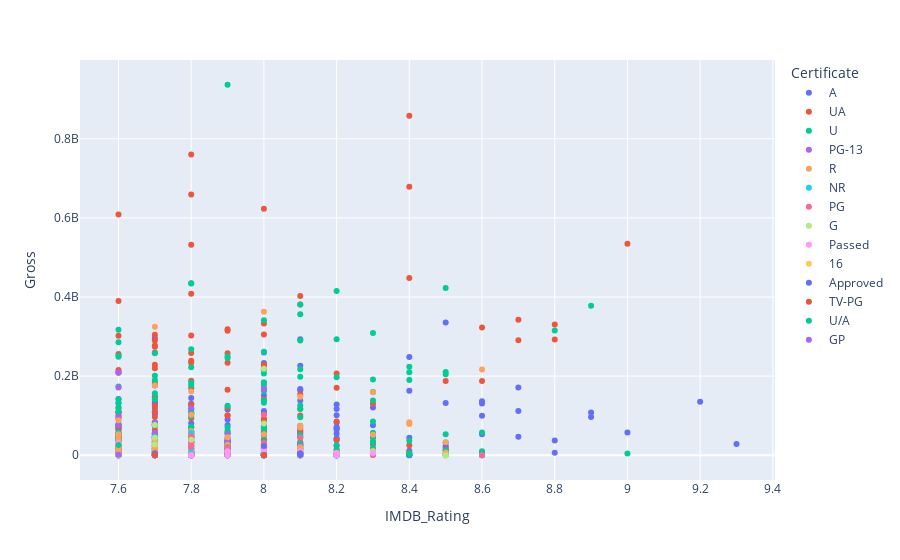

Here is the notebook cell this chart was saved with:
### Code cell
fig = px.scatter(df, x='IMDB_Rating', y='Gross', color='Certificate', hover_data=['Series_Title'])
fig.show()

### Figure 1 — Plotly figure (JSON) as saved in the notebook; plotly's stock layout.template omitted (floating-point values rounded to 4 significant figures; data arrays with more than 128 entries replaced by an {"elided": "..."} marker saying what was removed)
{"data": [{"customdata": {"elided": "187x1 str values"}, "hovertemplate": "Certificate=A<br>IMDB_Rating=%{x}<br>Gross=%{y}<br>Series_Title=%{customdata[0]}<extra></extra>", "legendgroup": "A", "marker": {"color": "#636efa", "symbol": "circle"}, "mode": "markers", "name": "A", "orientation": "v", "showlegend": true, "type": "scatter", "x": {"elided": "187 float values"}, "xaxis": "x", "y": {"elided": "187 float values"}, "yaxis": "y"}, {"customdata": {"elided": "145x1 str values"}, "hovertemplate": "Certificate=UA<br>IMDB_Rating=%{x}<br>Gross=%{y}<br>Series_Title=%{customdata[0]}<extra></extra>", "legendgroup": "UA", "marker": {"color": "#EF553B", "symbol": "circle"}, "mode": "markers", "name": "UA", "orientation": "v", "showlegend": true, "type": "scatter", "x": {"elided": "145 float values"}, "xaxis": "x", "y": {"elided": "145 float values"}, "yaxis": "y"}, {"customdata": {"elided": "202x1 str values"}, "hovertemplate": "Certificate=U<br>IMDB_Rating=%{x}<br>Gross=%{y}<br>Series_Title=%{customdata[0]}<extra></extra>", "legendgroup": "U", "marker": {"color": "#00cc96", "symbol": "circle"}, "mode": "markers", "name": "U", "orientation": "v", "showlegend": true, "type": "scatter", "x": {"elided": "202 float values"}, "xaxis": "x", "y": {"elided": "202 float values"}, "yaxis": "y"}, {"customdata": [["Hamilton"], ["Jodaeiye Nader az Simin"], ["Okuribito"], ["Hotel Rwanda"], ["Persepolis"], ["Le scaphandre et le papillon"], ["Casino Royale"], ["Touch of Evil"], ["Sing Street"], ["Les choristes"], ["Ying xiong"], ["Crimes and Misdemeanors"], ["Hannah and Her Sisters"], ["The Manchurian Candidate"], ["Le passé"], ["Kaze tachinu"], ["The Boy in the Striped Pyjamas"], ["Serenity"], ["Walk the Line"], ["Les triplettes de Belleville"], ["The Count of Monte Cristo"], ["En man som heter Ove"], ["Me and Earl and the Dying Girl"], ["Midnight in Paris"], ["Joyeux Noël"], ["In America"], ["I Am Sam"], ["Le dîner de cons"], ["Fried Green Tomatoes"], ["Rebel Without a Cause"], ["Dark Waters"], ["Gifted"], ["The Peanut Butter Falcon"], ["Mustang"], ["Philomena"], ["True Grit"], ["Moneyball"], ["Sherlock Holmes"], ["The Visitor"], ["La Vie En Rose"], ["Huo Yuan Jia"], ["The Others"]], "hovertemplate": "Certificate=PG-13<br>IMDB_Rating=%{x}<br>Gross=%{y}<br>Series_Title=%{customdata[0]}<extra></extra>", "legendgroup": "PG-13", "marker": {"color": "#ab63fa", "symbol": "circle"}, "mode": "markers", "name": "PG-13", "orientation": "v", "showlegend": true, "type": "scatter", "x": [8.6, 8.3, 8.1, 8.1, 8.0, 8.0, 8.0, 8.0, 7.9, 7.9, 7.9, 7.9, 7.9, 7.9, 7.8, 7.8, 7.8, 7.8, 7.8, 7.8, 7.8, 7.7, 7.7, 7.7, 7.7, 7.7, 7.7, 7.7, 7.7, 7.7, 7.6, 7.6, 7.6, 7.6, 7.6, 7.6, 7.6, 7.6, 7.6, 7.6, 7.6, 7.6], "xaxis": "x", "y": [0.0, 7098000.0, 1498000.0, 23530000.0, 4446000.0, 5990000.0, 167400000.0, 2238000.0, 3237000.0, 3635000.0, 53710000.0, 18250000.0, 40080000.0, 0.0, 1331000.0, 5210000.0, 9031000.0, 25510000.0, 119500000.0, 7002000.0, 54230000.0, 3359000.0, 6744000.0, 56820000.0, 1054000.0, 15540000.0, 40310000.0, 4065000.0, 82420000.0, 0.0, 0.0, 24800000.0, 13120000.0, 845500.0, 37710000.0, 171200000.0, 75610000.0, 209000000.0, 9422000.0, 10300000.0, 24630000.0, 96520000.0], "yaxis": "y"}, {"customdata": {"elided": "138x1 str values"}, "hovertemplate": "Certificate=R<br>IMDB_Rating=%{x}<br>Gross=%{y}<br>Series_Title=%{customdata[0]}<extra></extra>", "legendgroup": "R", "marker": {"color": "#FFA15A", "symbol": "circle"}, "mode": "markers", "name": "R", "orientation": "v", "showlegend": true, "type": "scatter", "x": {"elided": "138 float values"}, "xaxis": "x", "y": {"elided": "138 float values"}, "yaxis": "y"}, {"customdata": [["Seppuku"], ["Metropolis"], ["Mandariinid"], ["Du rififi chez les hommes"], ["Rashômon"], ["Kis Uykusu"], ["Persona"], ["La battaglia di Algeri"], ["The Man Who Shot Liberty Valance"], ["The Shop Around the Corner"], ["Tropa de Elite 2: O Inimigo Agora é Outro"], ["Vozvrashchenie"], ["8½"], ["Anatomy of a Murder"], ["The Night of the Hunter"], ["Stalag 17"], ["Roman Holiday"], ["The Maltese Falcon"], ["Bronenosets Potemkin"], ["Bir Zamanlar Anadolu'da"], ["4 luni, 3 saptamâni si 2 zile"], ["C.R.A.Z.Y."], ["Night of the Living Dead"], ["Miracle on 34th Street"], ["The Philadelphia Story"], ["Freaks"], ["La grande bellezza"], ["Ang-ma-reul bo-at-da"], ["Chugyeokja"], ["Druk"], ["Auf der anderen Seite"], ["Ondskan"], ["Gongdong gyeongbi guyeok JSA"], ["Naked"], ["Wait Until Dark"], ["Guess Who's Coming to Dinner"], ["Jules et Jim"], ["The Lady Vanishes"], ["Bride of Frankenstein"], ["Duck Soup"], ["God's Own Country"], ["The Broken Circle Breakdown"], ["Detachment"], ["Beasts of No Nation"], ["This Is England"], ["Happiness"], ["The Dirty Dozen"], ["Repulsion"], ["Les yeux sans visage"], ["The Ladykillers"], ["Victoria"], ["The Secret of Kells"], ["Dead Man's Shoes"], ["Batoru rowaiaru"], ["Lifeboat"], ["The 39 Steps"]], "hovertemplate": "Certificate=NR<br>IMDB_Rating=%{x}<br>Gross=%{y}<br>Series_Title=%{customdata[0]}<extra></extra>", "legendgroup": "NR", "marker": {"color": "#19d3f3", "symbol": "circle"}, "mode": "markers", "name": "NR", "orientation": "v", "showlegend": true, "type": "scatter", "x": [8.6, 8.3, 8.2, 8.2, 8.2, 8.1, 8.1, 8.1, 8.1, 8.1, 8.0, 8.0, 8.0, 8.0, 8.0, 8.0, 8.0, 8.0, 8.0, 7.9, 7.9, 7.9, 7.9, 7.9, 7.9, 7.9, 7.8, 7.8, 7.8, 7.8, 7.8, 7.8, 7.8, 7.8, 7.8, 7.8, 7.8, 7.8, 7.8, 7.8, 7.7, 7.7, 7.7, 7.7, 7.7, 7.7, 7.7, 7.7, 7.7, 7.7, 7.6, 7.6, 7.6, 7.6, 7.6, 7.6], "xaxis": "x", "y": [0.0, 1236000.0, 144500.0, 57230.0, 96570.0, 165500.0, 0.0, 55910.0, 0.0, 203300.0, 100100.0, 502000.0, 50690.0, 11900000.0, 654000.0, 0.0, 0.0, 2108000.0, 50970.0, 138700.0, 1186000.0, 0.0, 89030.0, 2650000.0, 0.0, 0.0, 2852000.0, 128400.0, 0.0, 0.0, 741300.0, 15280.0, 0.0, 1769000.0, 17550000.0, 56700000.0, 0.0, 0.0, 4360000.0, 0.0, 335600.0, 175100.0, 71180.0, 83860.0, 327900.0, 2807000.0, 45300000.0, 0.0, 52710.0, 0.0, 0.0, 686400.0, 6013.0, 0.0, 0.0, 0.0], "yaxis": "y"}, {"customdata": [["It's a Wonderful Life"], ["Bacheha-Ye aseman"], ["Klaus"], ["Monty Python and the Holy Grail"], ["Song of the Sea"], ["Barry Lyndon"], ["Solaris"], ["The Bridge on the River Kwai"], ["The Iron Giant"], ["Being There"], ["Butch Cassidy and the Sundance Kid"], ["Fantastic Mr. Fox"], ["Le charme discret de la bourgeoisie"], ["Harold and Maude"], ["High Noon"], ["The Adventures of Robin Hood"], ["Kubo and the Two Strings"], ["Pride & Prejudice"], ["October Sky"], ["The Right Stuff"], ["Days of Heaven"], ["The Man Who Would Be King"], ["Badlands"], ["Shadow of a Doubt"], ["Scarface: The Shame of the Nation"], ["Le Petit Prince"], ["Flipped"], ["Love and Death"], ["The African Queen"], ["Giù la testa"]], "hovertemplate": "Certificate=PG<br>IMDB_Rating=%{x}<br>Gross=%{y}<br>Series_Title=%{customdata[0]}<extra></extra>", "legendgroup": "PG", "marker": {"color": "#FF6692", "symbol": "circle"}, "mode": "markers", "name": "PG", "orientation": "v", "showlegend": true, "type": "scatter", "x": [8.6, 8.3, 8.2, 8.2, 8.1, 8.1, 8.1, 8.1, 8.0, 8.0, 8.0, 7.9, 7.9, 7.9, 7.9, 7.9, 7.8, 7.8, 7.8, 7.8, 7.8, 7.8, 7.8, 7.8, 7.8, 7.7, 7.7, 7.7, 7.7, 7.6], "xaxis": "x", "y": [0.0, 933900.0, 0.0, 1229000.0, 857500.0, 0.0, 0.0, 44910000.0, 23160000.0, 30180000.0, 102300000.0, 21000000.0, 198800.0, 0.0, 9450000.0, 3981000.0, 48020000.0, 38410000.0, 32480000.0, 21500000.0, 0.0, 0.0, 0.0, 0.0, 0.0, 1339000.0, 1752000.0, 0.0, 536100.0, 696700.0], "yaxis": "y"}, {"customdata": [["Modern Times"], ["City Lights"], ["Singin' in the Rain"], ["Beauty and the Beast"], ["Fiddler on the Roof"], ["The Longest Day"], ["The Muppet Christmas Carol"], ["The Odd Couple"], ["Fantasia"], ["Giant"]], "hovertemplate": "Certificate=G<br>IMDB_Rating=%{x}<br>Gross=%{y}<br>Series_Title=%{customdata[0]}<extra></extra>", "legendgroup": "G", "marker": {"color": "#B6E880", "symbol": "circle"}, "mode": "markers", "name": "G", "orientation": "v", "showlegend": true, "type": "scatter", "x": [8.5, 8.5, 8.3, 8.0, 8.0, 7.8, 7.7, 7.7, 7.7, 7.6], "xaxis": "x", "y": [163200.0, 19180.0, 8819000.0, 219000000.0, 80500000.0, 39100000.0, 27280000.0, 44530000.0, 76410000.0, 0.0], "yaxis": "y"}, {"customdata": [["Double Indemnity"], ["All About Eve"], ["The Treasure of the Sierra Madre"], ["To Be or Not to Be"], ["What Ever Happened to Baby Jane?"], ["Inherit the Wind"], ["Mr. Smith Goes to Washington"], ["The Circus"], ["Rio Bravo"], ["The Grapes of Wrath"], ["The Searchers"], ["King Kong"], ["Stagecoach"], ["Bringing Up Baby"], ["Frankenstein"], ["Cape Fear"], ["Sabrina"], ["From Here to Eternity"]], "hovertemplate": "Certificate=Passed<br>IMDB_Rating=%{x}<br>Gross=%{y}<br>Series_Title=%{customdata[0]}<extra></extra>", "legendgroup": "Passed", "marker": {"color": "#FF97FF", "symbol": "circle"}, "mode": "markers", "name": "Passed", "orientation": "v", "showlegend": true, "type": "scatter", "x": [8.3, 8.2, 8.2, 8.2, 8.1, 8.1, 8.1, 8.1, 8.0, 8.0, 7.9, 7.9, 7.8, 7.8, 7.8, 7.7, 7.7, 7.6], "xaxis": "x", "y": [5720000.0, 10180.0, 5014000.0, 0.0, 4050000.0, 0.0, 9600000.0, 0.0, 12540000.0, 55000.0, 0.0, 10000000.0, 0.0, 0.0, 0.0, 0.0, 0.0, 30500000.0], "yaxis": "y"}, {"customdata": [["Koe no katachi"]], "hovertemplate": "Certificate=16<br>IMDB_Rating=%{x}<br>Gross=%{y}<br>Series_Title=%{customdata[0]}<extra></extra>", "legendgroup": "16", "marker": {"color": "#FECB52", "symbol": "circle"}, "mode": "markers", "name": "16", "orientation": "v", "showlegend": true, "type": "scatter", "x": [8.1], "xaxis": "x", "y": [0.0], "yaxis": "y"}, {"customdata": [["Ace in the Hole"], ["The Third Man"], ["Rebecca"], ["It Happened One Night"], ["Sweet Smell of Success"], ["The Killing"], ["The Best Years of Our Lives"], ["The Magnificent Seven"], ["Invasion of the Body Snatchers"]], "hovertemplate": "Certificate=Approved<br>IMDB_Rating=%{x}<br>Gross=%{y}<br>Series_Title=%{customdata[0]}<extra></extra>", "legendgroup": "Approved", "marker": {"color": "#636efa", "symbol": "circle"}, "mode": "markers", "name": "Approved", "orientation": "v", "showlegend": true, "type": "scatter", "x": [8.1, 8.1, 8.1, 8.1, 8.0, 8.0, 8.0, 7.7, 7.7], "xaxis": "x", "y": [3970000.0, 449200.0, 4360000.0, 4360000.0, 0.0, 0.0, 23650000.0, 4905000.0, 0.0], "yaxis": "y"}, {"customdata": [["Darbareye Elly"], ["The Thin Man"], ["The Invisible Man"]], "hovertemplate": "Certificate=TV-PG<br>IMDB_Rating=%{x}<br>Gross=%{y}<br>Series_Title=%{customdata[0]}<extra></extra>", "legendgroup": "TV-PG", "marker": {"color": "#EF553B", "symbol": "circle"}, "mode": "markers", "name": "TV-PG", "orientation": "v", "showlegend": true, "type": "scatter", "x": [8.0, 8.0, 7.7], "xaxis": "x", "y": [106700.0, 0.0, 0.0], "yaxis": "y"}, {"customdata": [["Searching"]], "hovertemplate": "Certificate=U/A<br>IMDB_Rating=%{x}<br>Gross=%{y}<br>Series_Title=%{customdata[0]}<extra></extra>", "legendgroup": "U/A", "marker": {"color": "#00cc96", "symbol": "circle"}, "mode": "markers", "name": "U/A", "orientation": "v", "showlegend": true, "type": "scatter", "x": [7.6], "xaxis": "x", "y": [26020000.0], "yaxis": "y"}, {"customdata": [["Kelly's Heroes"]], "hovertemplate": "Certificate=GP<br>IMDB_Rating=%{x}<br>Gross=%{y}<br>Series_Title=%{customdata[0]}<extra></extra>", "legendgroup": "GP", "marker": {"color": "#ab63fa", "symbol": "circle"}, "mode": "markers", "name": "GP", "orientation": "v", "showlegend": true, "type": "scatter", "x": [7.6], "xaxis": "x", "y": [1378000.0], "yaxis": "y"}], "layout": {"legend": {"title": {"text": "Certificate"}, "tracegroupgap": 0}, "margin": {"t": 60}, "xaxis": {"anchor": "y", "domain": [0, 1], "title": {"text": "IMDB_Rating"}}, "yaxis": {"anchor": "x", "domain": [0, 1], "title": {"text": "Gross"}}}}
